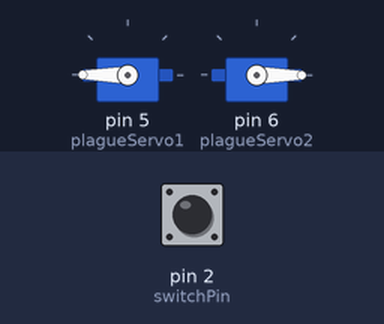
Simulated run of this sketch. Board: Arduino Uno, built with avr-gcc and run on an emulated ATmega328P. Shown: 2 × servo. The test bench sets the inputs (shaded band); at power-on: pin 2 (switchPin) LOW.

Above: at 1.2 s.
1.3 s: pin 2 (switchPin) pulled HIGH for 0.15 s
At 1.37 s:
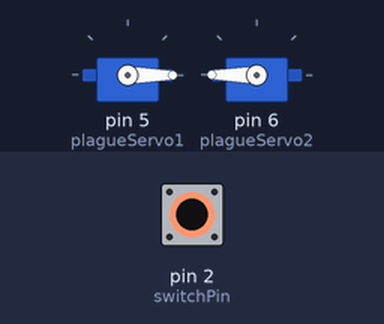
2.9 s: pin 2 (switchPin) pulled HIGH for 3.2 s
At 6.4 s:
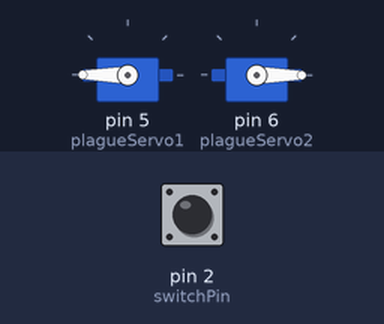
Timing chart, 0 to 7.9 s (numbered marks = the images above; inputs shaded):
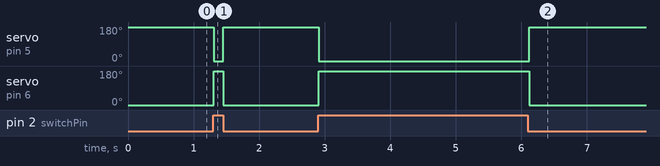

The sketch:

sequence2_project2.ino
```cpp
#include <Servo.h>

Servo plagueServo1;
Servo plagueServo2;

const int switchPin = 2;
int plagueSwitchState = 0;

void setup() {
  // put your setup code here, to run once:
  plagueServo1.attach(5);
  plagueServo2.attach(6);

  pinMode(switchPin, INPUT);

  plagueServo1.write(0);
  plagueServo2.write(0);
  Serial.begin(9600);
}

void loop() {
  plagueSwitchState = digitalRead(switchPin);
  // Coded so that the servos activate when the switch is no longer being pressed down on.
  if(plagueSwitchState == HIGH) {
    plagueServo1.write(0);
    plagueServo2.write(180);
  }
  else {
    plagueServo1.write(180);
    plagueServo2.write(0);

  }
  delay(50);

}
```

Measured:
- after the input at 1.3 s, servo on pin 5 (plagueServo1): 180° → 0° at once, → 180° 0.15 s later; servo on pin 6 (plagueServo2): 0° → 180° at once, → 0° 0.15 s later
- after the input at 2.9 s, servo on pin 5 (plagueServo1): 180° → 0° at once, → 180° 3.2 s later; servo on pin 6 (plagueServo2): 0° → 180° at once, → 0° 3.2 s later
